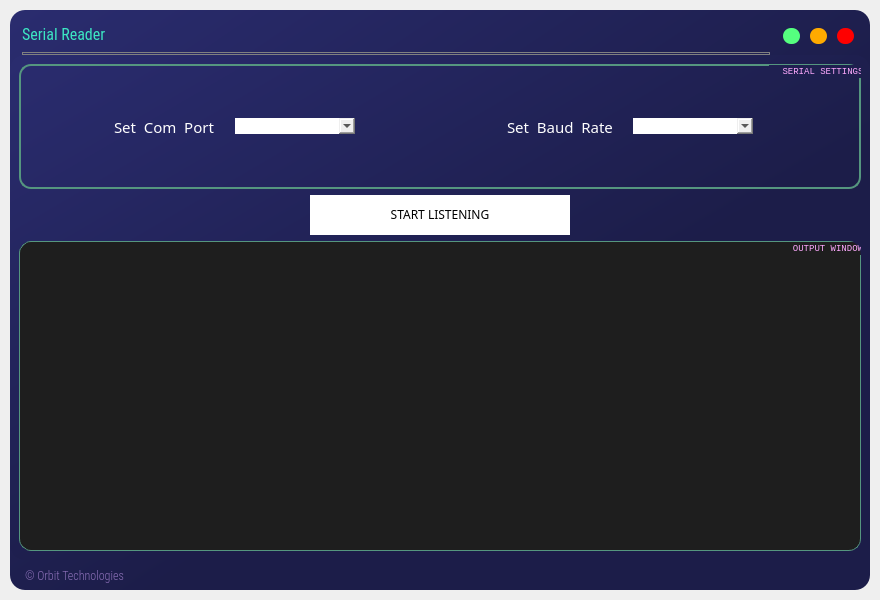
<?xml version="1.0" encoding="UTF-8"?>
<ui version="4.0">
 <class>MainWindow</class>
 <widget class="QMainWindow" name="MainWindow">
  <property name="geometry">
   <rect>
    <x>0</x>
    <y>0</y>
    <width>880</width>
    <height>600</height>
   </rect>
  </property>
  <property name="windowTitle">
   <string>Serial Reader</string>
  </property>
  <property name="windowIcon">
   <iconset>
    <normaloff>img/serialplot.ico</normaloff>img/serialplot.ico</iconset>
  </property>
  <property name="styleSheet">
   <string notr="true"/>
  </property>
  <widget class="QWidget" name="centralwidget">
   <layout class="QVBoxLayout" name="drop_shadow_layout">
    <property name="spacing">
     <number>0</number>
    </property>
    <property name="leftMargin">
     <number>10</number>
    </property>
    <property name="topMargin">
     <number>10</number>
    </property>
    <property name="rightMargin">
     <number>10</number>
    </property>
    <property name="bottomMargin">
     <number>10</number>
    </property>
    <item>
     <widget class="QFrame" name="drop_shadow_frame">
      <property name="styleSheet">
       <string notr="true">background-color: qlineargradient(spread:pad, x1:0, y1:0, x2:1, y2:1, stop:0 rgba(42, 44, 111, 255), stop:0.583916 rgba(28, 29, 73, 255));
border-radius:15px;</string>
      </property>
      <property name="frameShape">
       <enum>QFrame::NoFrame</enum>
      </property>
      <property name="frameShadow">
       <enum>QFrame::Raised</enum>
      </property>
      <layout class="QVBoxLayout" name="verticalLayout">
       <property name="spacing">
        <number>0</number>
       </property>
       <property name="leftMargin">
        <number>0</number>
       </property>
       <property name="topMargin">
        <number>0</number>
       </property>
       <property name="rightMargin">
        <number>0</number>
       </property>
       <property name="bottomMargin">
        <number>0</number>
       </property>
       <item>
        <widget class="QFrame" name="title_bar">
         <property name="maximumSize">
          <size>
           <width>16777215</width>
           <height>45</height>
          </size>
         </property>
         <property name="font">
          <font>
           <stylestrategy>PreferAntialias</stylestrategy>
          </font>
         </property>
         <property name="styleSheet">
          <string notr="true">background-color:none</string>
         </property>
         <property name="frameShape">
          <enum>QFrame::NoFrame</enum>
         </property>
         <property name="frameShadow">
          <enum>QFrame::Raised</enum>
         </property>
         <layout class="QHBoxLayout" name="horizontalLayout">
          <property name="spacing">
           <number>0</number>
          </property>
          <property name="leftMargin">
           <number>0</number>
          </property>
          <property name="topMargin">
           <number>7</number>
          </property>
          <property name="rightMargin">
           <number>0</number>
          </property>
          <property name="bottomMargin">
           <number>0</number>
          </property>
          <item>
           <widget class="QFrame" name="frame_title">
            <property name="frameShape">
             <enum>QFrame::StyledPanel</enum>
            </property>
            <property name="frameShadow">
             <enum>QFrame::Raised</enum>
            </property>
            <layout class="QVBoxLayout" name="verticalLayout_5">
             <property name="spacing">
              <number>0</number>
             </property>
             <property name="leftMargin">
              <number>12</number>
             </property>
             <property name="topMargin">
              <number>0</number>
             </property>
             <property name="rightMargin">
              <number>0</number>
             </property>
             <property name="bottomMargin">
              <number>0</number>
             </property>
             <item>
              <widget class="QLabel" name="label_title">
               <property name="font">
                <font>
                 <family>Roboto Condensed</family>
                 <pointsize>12</pointsize>
                 <stylestrategy>PreferAntialias</stylestrategy>
                </font>
               </property>
               <property name="styleSheet">
                <string notr="true">color:rgb(60, 231, 195)</string>
               </property>
               <property name="text">
                <string>Serial Reader</string>
               </property>
              </widget>
             </item>
             <item>
              <widget class="Line" name="line">
               <property name="styleSheet">
                <string notr="true">border: 1px solid grey;</string>
               </property>
               <property name="orientation">
                <enum>Qt::Horizontal</enum>
               </property>
              </widget>
             </item>
            </layout>
           </widget>
          </item>
          <item alignment="Qt::AlignVCenter">
           <widget class="QFrame" name="frame_btns">
            <property name="maximumSize">
             <size>
              <width>100</width>
              <height>16777215</height>
             </size>
            </property>
            <property name="frameShape">
             <enum>QFrame::StyledPanel</enum>
            </property>
            <property name="frameShadow">
             <enum>QFrame::Raised</enum>
            </property>
            <layout class="QHBoxLayout" name="horizontalLayout_3">
             <property name="topMargin">
              <number>10</number>
             </property>
             <item>
              <widget class="QPushButton" name="btn_minimize">
               <property name="minimumSize">
                <size>
                 <width>16</width>
                 <height>16</height>
                </size>
               </property>
               <property name="maximumSize">
                <size>
                 <width>17</width>
                 <height>17</height>
                </size>
               </property>
               <property name="toolTip">
                <string>Minimize</string>
               </property>
               <property name="styleSheet">
                <string notr="true">QPushButton {
	border: none;
	border-radius: 8px;
	background-color: rgb(85, 255, 127);
}
QPushButton:hover {
	background-color: rgba(85, 255, 127, 150);
}</string>
               </property>
               <property name="text">
                <string/>
               </property>
              </widget>
             </item>
             <item>
              <widget class="QPushButton" name="btn_maximize">
               <property name="minimumSize">
                <size>
                 <width>16</width>
                 <height>16</height>
                </size>
               </property>
               <property name="maximumSize">
                <size>
                 <width>17</width>
                 <height>17</height>
                </size>
               </property>
               <property name="toolTip">
                <string>Maximize</string>
               </property>
               <property name="styleSheet">
                <string notr="true">QPushButton {
	border: none;
	border-radius: 8px;
	
	background-color: rgb(255, 170, 0);
}
QPushButton:hover {
	
	background-color: rgba(255, 170, 0, 150);
}</string>
               </property>
               <property name="text">
                <string/>
               </property>
              </widget>
             </item>
             <item>
              <widget class="QPushButton" name="btn_close">
               <property name="minimumSize">
                <size>
                 <width>16</width>
                 <height>16</height>
                </size>
               </property>
               <property name="maximumSize">
                <size>
                 <width>17</width>
                 <height>17</height>
                </size>
               </property>
               <property name="toolTip">
                <string>Close</string>
               </property>
               <property name="styleSheet">
                <string notr="true">QPushButton {
	border: none;
	border-radius: 8px;
	background-color: rgb(255, 0, 0);
}
QPushButton:hover {
	
	background-color: rgba(255, 0, 0, 150);
}</string>
               </property>
               <property name="text">
                <string/>
               </property>
              </widget>
             </item>
            </layout>
           </widget>
          </item>
         </layout>
        </widget>
       </item>
       <item>
        <widget class="QFrame" name="content_bar">
         <property name="styleSheet">
          <string notr="true"/>
         </property>
         <property name="frameShape">
          <enum>QFrame::StyledPanel</enum>
         </property>
         <property name="frameShadow">
          <enum>QFrame::Raised</enum>
         </property>
         <layout class="QVBoxLayout" name="verticalLayout_3">
          <item>
           <widget class="QGroupBox" name="group_serial_settings">
            <property name="maximumSize">
             <size>
              <width>16777215</width>
              <height>125</height>
             </size>
            </property>
            <property name="font">
             <font>
              <family>Lucida Console</family>
              <pointsize>7</pointsize>
              <weight>50</weight>
              <bold>false</bold>
              <stylestrategy>PreferAntialias</stylestrategy>
             </font>
            </property>
            <property name="styleSheet">
             <string notr="true">border: 2px solid rgb(85, 150, 127);
color: rgb(255, 170, 255);
border-radius:12px;
background-color: none;
</string>
            </property>
            <property name="title">
             <string>  SERIAL SETTINGS  </string>
            </property>
            <property name="alignment">
             <set>Qt::AlignRight|Qt::AlignTop|Qt::AlignTrailing</set>
            </property>
            <layout class="QVBoxLayout" name="verticalLayout_4">
             <property name="leftMargin">
              <number>20</number>
             </property>
             <property name="topMargin">
              <number>20</number>
             </property>
             <property name="rightMargin">
              <number>20</number>
             </property>
             <property name="bottomMargin">
              <number>20</number>
             </property>
             <item>
              <widget class="QFrame" name="frame_for_settings">
               <property name="maximumSize">
                <size>
                 <width>16777215</width>
                 <height>500</height>
                </size>
               </property>
               <property name="styleSheet">
                <string notr="true">border:none; border-radius: 20px;background-color: none</string>
               </property>
               <property name="frameShape">
                <enum>QFrame::StyledPanel</enum>
               </property>
               <property name="frameShadow">
                <enum>QFrame::Raised</enum>
               </property>
               <layout class="QHBoxLayout" name="horizontalLayout_2">
                <property name="spacing">
                 <number>7</number>
                </property>
                <item alignment="Qt::AlignHCenter">
                 <widget class="QFrame" name="frame_com">
                  <property name="styleSheet">
                   <string notr="true">background-color:none</string>
                  </property>
                  <property name="frameShape">
                   <enum>QFrame::StyledPanel</enum>
                  </property>
                  <property name="frameShadow">
                   <enum>QFrame::Raised</enum>
                  </property>
                  <layout class="QHBoxLayout" name="horizontalLayout_5">
                   <property name="spacing">
                    <number>20</number>
                   </property>
                   <property name="rightMargin">
                    <number>25</number>
                   </property>
                   <item>
                    <widget class="QLabel" name="label_com_port">
                     <property name="font">
                      <font>
                       <family>Dosis Light</family>
                       <pointsize>11</pointsize>
                       <weight>50</weight>
                       <bold>false</bold>
                      </font>
                     </property>
                     <property name="styleSheet">
                      <string notr="true">color: white</string>
                     </property>
                     <property name="text">
                      <string>Set  Com  Port</string>
                     </property>
                    </widget>
                   </item>
                   <item>
                    <widget class="QComboBox" name="combo_com_port">
                     <property name="minimumSize">
                      <size>
                       <width>120</width>
                       <height>0</height>
                      </size>
                     </property>
                     <property name="styleSheet">
                      <string notr="true">color: black;</string>
                     </property>
                    </widget>
                   </item>
                  </layout>
                 </widget>
                </item>
                <item alignment="Qt::AlignHCenter">
                 <widget class="QFrame" name="frame_baud">
                  <property name="styleSheet">
                   <string notr="true">background-color:none</string>
                  </property>
                  <property name="frameShape">
                   <enum>QFrame::StyledPanel</enum>
                  </property>
                  <property name="frameShadow">
                   <enum>QFrame::Raised</enum>
                  </property>
                  <layout class="QHBoxLayout" name="horizontalLayout_6">
                   <property name="spacing">
                    <number>20</number>
                   </property>
                   <property name="rightMargin">
                    <number>25</number>
                   </property>
                   <item>
                    <widget class="QLabel" name="label_baud_rate">
                     <property name="font">
                      <font>
                       <family>Dosis Light</family>
                       <pointsize>11</pointsize>
                       <weight>50</weight>
                       <bold>false</bold>
                      </font>
                     </property>
                     <property name="styleSheet">
                      <string notr="true">background-color:none; color: white;</string>
                     </property>
                     <property name="text">
                      <string>Set  Baud  Rate</string>
                     </property>
                    </widget>
                   </item>
                   <item>
                    <widget class="QComboBox" name="combo_baud_rate">
                     <property name="minimumSize">
                      <size>
                       <width>120</width>
                       <height>0</height>
                      </size>
                     </property>
                     <property name="styleSheet">
                      <string notr="true">color: black;</string>
                     </property>
                     <property name="editable">
                      <bool>true</bool>
                     </property>
                     <property name="currentIndex">
                      <number>-1</number>
                     </property>
                     <property name="insertPolicy">
                      <enum>QComboBox::NoInsert</enum>
                     </property>
                     <property name="placeholderText">
                      <string comment="- select -" extracomment="- select -">- select -</string>
                     </property>
                     <item>
                      <property name="text">
                       <string>4800</string>
                      </property>
                     </item>
                     <item>
                      <property name="text">
                       <string>9600</string>
                      </property>
                     </item>
                     <item>
                      <property name="text">
                       <string>19200</string>
                      </property>
                     </item>
                     <item>
                      <property name="text">
                       <string>38400</string>
                      </property>
                     </item>
                     <item>
                      <property name="text">
                       <string>57600</string>
                      </property>
                     </item>
                     <item>
                      <property name="text">
                       <string>115200</string>
                      </property>
                     </item>
                    </widget>
                   </item>
                  </layout>
                 </widget>
                </item>
               </layout>
              </widget>
             </item>
            </layout>
           </widget>
          </item>
          <item>
           <widget class="QFrame" name="button_frame">
            <property name="maximumSize">
             <size>
              <width>16777215</width>
              <height>40</height>
             </size>
            </property>
            <property name="styleSheet">
             <string notr="true">background:none</string>
            </property>
            <property name="frameShape">
             <enum>QFrame::StyledPanel</enum>
            </property>
            <property name="frameShadow">
             <enum>QFrame::Raised</enum>
            </property>
            <layout class="QHBoxLayout" name="horizontalLayout_7">
             <property name="topMargin">
              <number>0</number>
             </property>
             <property name="bottomMargin">
              <number>0</number>
             </property>
             <item>
              <widget class="QFrame" name="dummy_frame_2">
               <property name="frameShape">
                <enum>QFrame::StyledPanel</enum>
               </property>
               <property name="frameShadow">
                <enum>QFrame::Raised</enum>
               </property>
              </widget>
             </item>
             <item>
              <widget class="QFrame" name="frame_button">
               <property name="maximumSize">
                <size>
                 <width>260</width>
                 <height>16777215</height>
                </size>
               </property>
               <property name="autoFillBackground">
                <bool>false</bool>
               </property>
               <property name="styleSheet">
                <string notr="true">background-color: rgb(255, 255, 255); border-width:1px; border-radius: 0px;</string>
               </property>
               <property name="frameShape">
                <enum>QFrame::WinPanel</enum>
               </property>
               <property name="frameShadow">
                <enum>QFrame::Raised</enum>
               </property>
               <layout class="QHBoxLayout" name="horizontalLayout_8">
                <property name="spacing">
                 <number>0</number>
                </property>
                <property name="leftMargin">
                 <number>0</number>
                </property>
                <property name="topMargin">
                 <number>0</number>
                </property>
                <property name="rightMargin">
                 <number>0</number>
                </property>
                <property name="bottomMargin">
                 <number>0</number>
                </property>
                <item>
                 <widget class="QPushButton" name="start_stop_button">
                  <property name="font">
                   <font>
                    <family>Bahnschrift SemiBold</family>
                    <pointsize>9</pointsize>
                   </font>
                  </property>
                  <property name="styleSheet">
                   <string notr="true">QPushButton::hover#start_stop_button
{
	background-color: rgba(85, 170, 255, 150);
	border-color: rgb(0, 0, 0);
	border-radius: 2px;
	border-width: 2px;
}</string>
                  </property>
                  <property name="text">
                   <string>START LISTENING</string>
                  </property>
                 </widget>
                </item>
               </layout>
              </widget>
             </item>
             <item>
              <widget class="QFrame" name="dummy_frame">
               <property name="autoFillBackground">
                <bool>false</bool>
               </property>
               <property name="frameShape">
                <enum>QFrame::StyledPanel</enum>
               </property>
               <property name="frameShadow">
                <enum>QFrame::Raised</enum>
               </property>
              </widget>
             </item>
            </layout>
           </widget>
          </item>
          <item>
           <widget class="QGroupBox" name="group_output">
            <property name="maximumSize">
             <size>
              <width>16777215</width>
              <height>400</height>
             </size>
            </property>
            <property name="font">
             <font>
              <family>Lucida Console</family>
              <pointsize>7</pointsize>
              <weight>50</weight>
              <bold>false</bold>
              <stylestrategy>PreferAntialias</stylestrategy>
             </font>
            </property>
            <property name="styleSheet">
             <string notr="true">border: 1px solid rgb(85, 150, 127); ; color: rgb(255, 170, 255);border-radius:12px;
background-color: rgb(30, 30, 30);</string>
            </property>
            <property name="title">
             <string>  OUTPUT WINDOW  </string>
            </property>
            <property name="alignment">
             <set>Qt::AlignRight|Qt::AlignTop|Qt::AlignTrailing</set>
            </property>
            <property name="flat">
             <bool>false</bool>
            </property>
            <property name="checkable">
             <bool>false</bool>
            </property>
            <layout class="QVBoxLayout" name="verticalLayout_6">
             <property name="leftMargin">
              <number>15</number>
             </property>
             <property name="topMargin">
              <number>15</number>
             </property>
             <property name="rightMargin">
              <number>15</number>
             </property>
             <property name="bottomMargin">
              <number>15</number>
             </property>
             <item>
              <widget class="QLabel" name="console_output_label">
               <property name="styleSheet">
                <string notr="true">border: none;</string>
               </property>
               <property name="text">
                <string/>
               </property>
               <property name="alignment">
                <set>Qt::AlignLeading|Qt::AlignLeft|Qt::AlignTop</set>
               </property>
              </widget>
             </item>
            </layout>
           </widget>
          </item>
         </layout>
        </widget>
       </item>
       <item>
        <widget class="QFrame" name="credits_bar">
         <property name="maximumSize">
          <size>
           <width>16777215</width>
           <height>30</height>
          </size>
         </property>
         <property name="styleSheet">
          <string notr="true">background-color:none</string>
         </property>
         <property name="frameShape">
          <enum>QFrame::NoFrame</enum>
         </property>
         <property name="frameShadow">
          <enum>QFrame::Raised</enum>
         </property>
         <layout class="QHBoxLayout" name="horizontalLayout_4">
          <property name="spacing">
           <number>0</number>
          </property>
          <property name="leftMargin">
           <number>0</number>
          </property>
          <property name="topMargin">
           <number>0</number>
          </property>
          <property name="rightMargin">
           <number>0</number>
          </property>
          <property name="bottomMargin">
           <number>0</number>
          </property>
          <item>
           <widget class="QFrame" name="frame_label_credits">
            <property name="frameShape">
             <enum>QFrame::StyledPanel</enum>
            </property>
            <property name="frameShadow">
             <enum>QFrame::Raised</enum>
            </property>
            <layout class="QVBoxLayout" name="verticalLayout_2">
             <property name="leftMargin">
              <number>15</number>
             </property>
             <property name="topMargin">
              <number>0</number>
             </property>
             <property name="rightMargin">
              <number>0</number>
             </property>
             <property name="bottomMargin">
              <number>0</number>
             </property>
             <item>
              <widget class="QLabel" name="label_credits">
               <property name="font">
                <font>
                 <family>Roboto Condensed Light</family>
                </font>
               </property>
               <property name="styleSheet">
                <string notr="true">color: rgb(140, 112, 184);</string>
               </property>
               <property name="text">
                <string>© Orbit Technologies</string>
               </property>
              </widget>
             </item>
            </layout>
           </widget>
          </item>
          <item>
           <widget class="QFrame" name="frame_grip">
            <property name="minimumSize">
             <size>
              <width>30</width>
              <height>30</height>
             </size>
            </property>
            <property name="maximumSize">
             <size>
              <width>30</width>
              <height>30</height>
             </size>
            </property>
            <property name="styleSheet">
             <string notr="true">padding: 5px;</string>
            </property>
            <property name="frameShape">
             <enum>QFrame::StyledPanel</enum>
            </property>
            <property name="frameShadow">
             <enum>QFrame::Raised</enum>
            </property>
           </widget>
          </item>
         </layout>
        </widget>
       </item>
      </layout>
     </widget>
    </item>
   </layout>
  </widget>
 </widget>
 <resources/>
 <connections/>
</ui>
